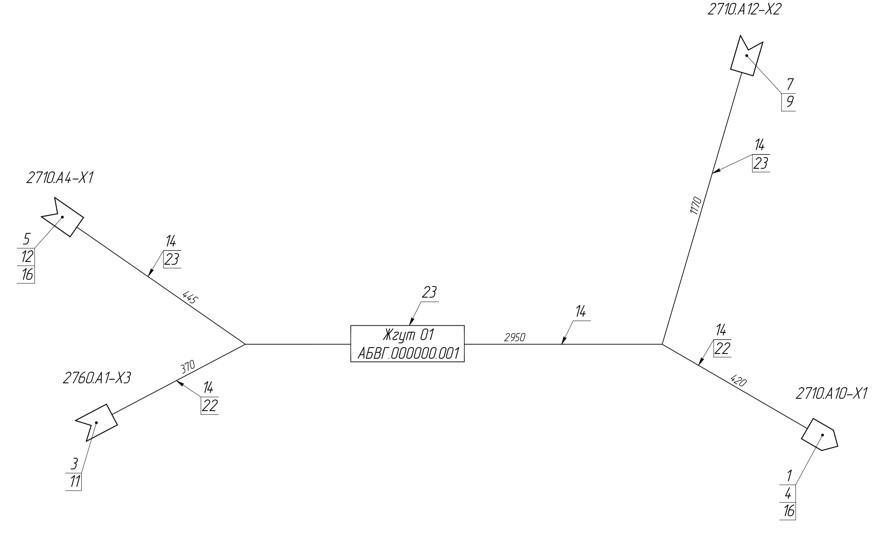
#> input picture pictures/doc.jpg, 892 x 542 px; the run also reads 1 picture not shown here
$ python Main.py
#> lines starting #> are read from the running program, lines starting #| are printed output that depends on the picture
### figure_detection.py
import cv2


class FigureMath:
    def __init__(self, image):
        self.image = image

    # Вращение картинки
    def rotate(self):
        ima = self.image
        ls = []
        for i in range(6):
            ls.append(ima)
            (h, w) = ima.shape[:2]
            rotation_matrix = cv2.getRotationMatrix2D((int(w / 2), int(h / 2)), -30, 0.6)
            rotated = cv2.warpAffine(ima, rotation_matrix, (w, h))
            ima = rotated
        return ls

        # Функция вычисления хэша
    def CalcImageHash(self):
        resized = cv2.resize(self.image, (16, 16), interpolation=cv2.INTER_AREA)  # Уменьшим картинку
        gray_image = cv2.cvtColor(resized, cv2.COLOR_BGR2GRAY)  # Переведем в черно-белый формат
        ret, threshold_image = cv2.threshold(gray_image, gray_image.mean(), 255, 0)  # Бинаризация по порогу
        # Рассчитаем хэш
        _hash = ""
        for x in range(16):
            for y in range(16):
                if threshold_image[x, y] == 255:
                    _hash += "1"
                else:
                    _hash += "0"
        return _hash

    @staticmethod
    def CompareHash(hash1, hash2):
        count = 0
        for i in range(len(hash1)):
            if hash1[i] != hash2[i]:
                count += 1
        return count

### Main.py
import figure_detection as fd
import cv2


if __name__ == "__main__":
    flag = False
    image1 = cv2.imread(r"pictures/doc.jpg")
#> image1 is the input picture: shape (542, 892, 3); min 0, max 255, mean 252.9
    image2 = cv2.imread(r"pictures/doc_copy.jpg")

    sn1 = fd.FigureMath(image1)
    sn2 = fd.FigureMath(image2)
    hash2 = sn1.CalcImageHash()
#> in CalcImageHash, `ret, threshold_image = cv2.threshold(gray_image, gray_image.mean(), 25..`: ret = 252
    ls = sn2.rotate()
#> the loop in rotate, `for i in range(6):` made 6 passes
#> pass 1, in rotate, `rotated = cv2.warpAffine(ima, rotation_matrix, (w, h))`:
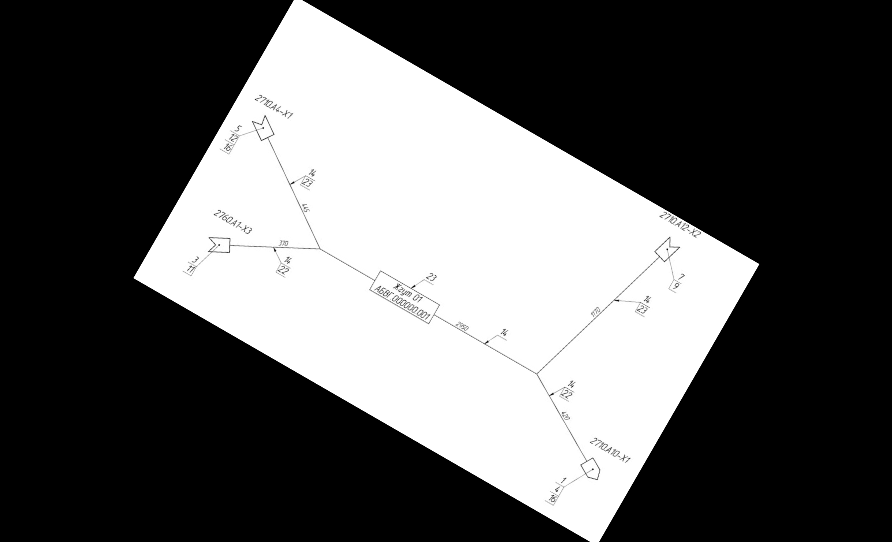
#> rotated: shape (542, 892, 3); min 0, max 255, mean 91
#> pass 2, in rotate, `rotated = cv2.warpAffine(ima, rotation_matrix, (w, h))`:
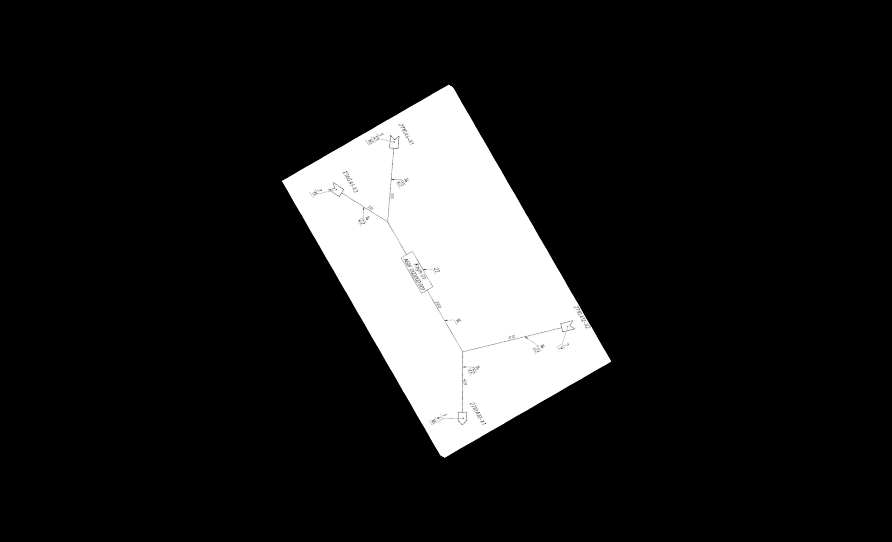
#> rotated: shape (542, 892, 3); min 0, max 255, mean 32.8
#> pass 3, in rotate, `rotated = cv2.warpAffine(ima, rotation_matrix, (w, h))`:
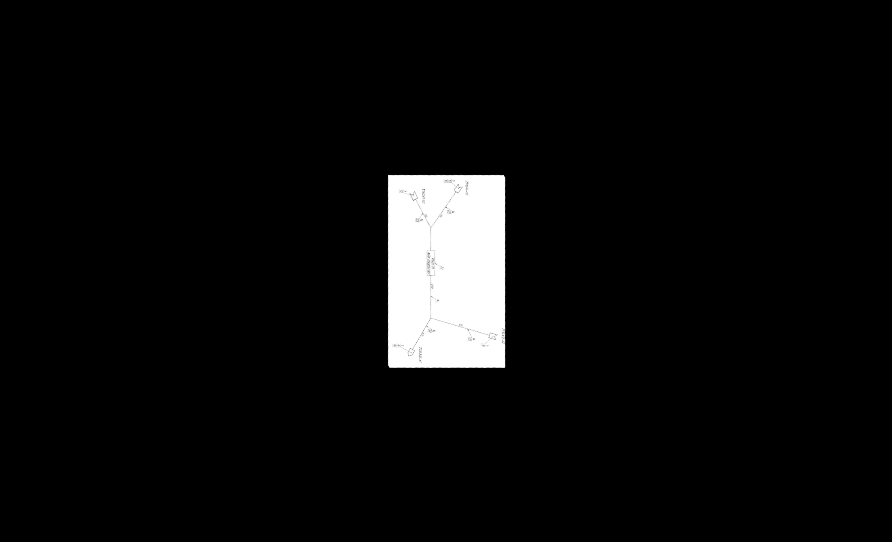
#> rotated: shape (542, 892, 3); min 0, max 255, mean 11.8
#> after the loop in rotate, `for i in range(6):`:
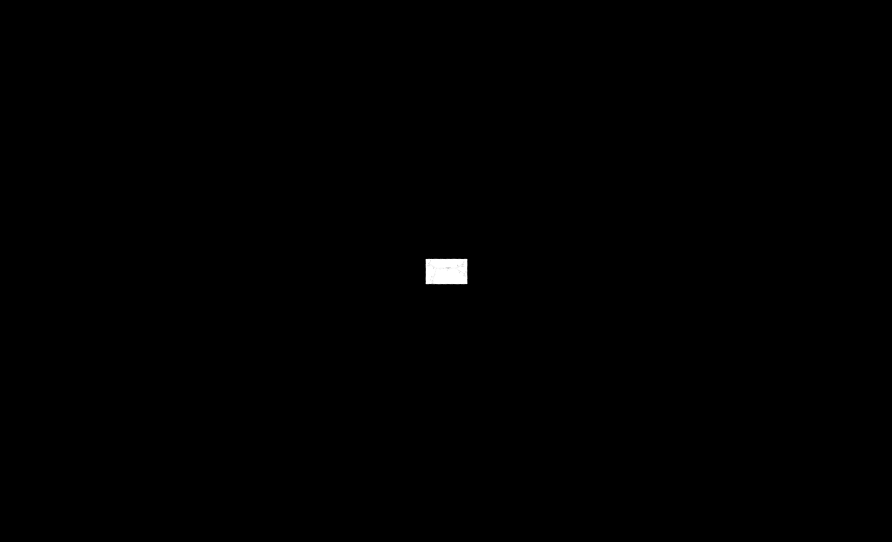
#> ima: shape (542, 892, 3); min 0, max 255, mean 0.5
#> after the loop in rotate, `for i in range(6):`: ls = 6 items
#> ls = 6 items
    for i in ls:
        sn2 = fd.FigureMath(i)
        hash1 = sn2.CalcImageHash()
        if sn1.CompareHash(hash1, hash2) < 80:
            flag = True
#> this loop made 6 passes
#> (ret in CalcImageHash, flag) on pass 1: (252, True)
#> ret in CalcImageHash on passes 2 to 6: 91, 32, 11, 4, 1
    if not flag:
        print("Несовпадение")
    else:
        print("Совпадение")
